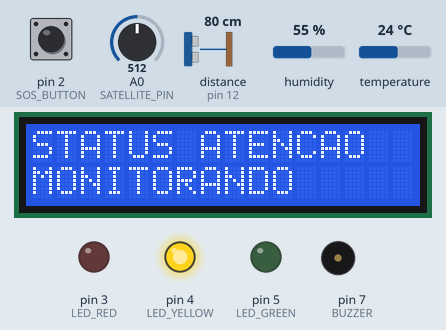
Recording of a sketch running on a simulated Arduino Uno, built with avr-gcc and run on an emulated ATmega328P. Shown: 16×2 character LCD, output pins drawn as LEDs (lit = HIGH), buzzer (waves = sounding). Wiring (from diagram.json): ultrasonic range finder: trigger pin 13; echo pin 12. Inputs (shaded band) come from the test bench; at power-on: pin 2 (SOS_BUTTON) HIGH, A0 (SATELLITE_PIN) = 512, distance to the obstacle (sensor on pin 12) 80 cm, humidity 55 %, temperature 24 °C. The echo pulse lasts 58.3 µs per cm; pins used as bus, display or sensor lines are not drawn; what the sketch prints to the serial monitor is not drawn.

Above: at 1.6 s.
1.7 s: pin 2 (SOS_BUTTON) pulled LOW for 1 s
At 2.6 s:
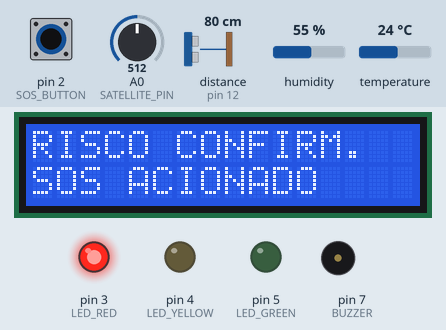
4.5 s: A0 (SATELLITE_PIN) set to 426
6.2 s: A0 (SATELLITE_PIN) set to 392
At 8.2 s:
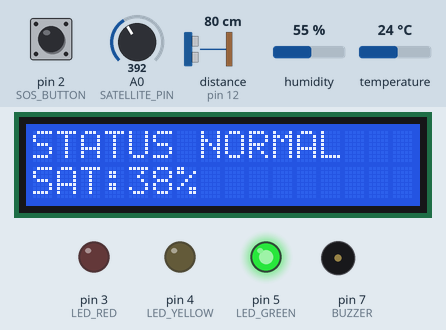
8.5 s: A0 (SATELLITE_PIN) set to 992
At 9.8 s:
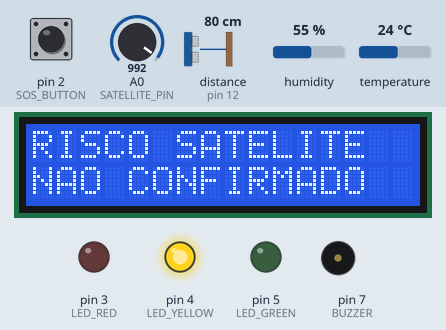
10.5 s: distance to the obstacle (sensor on pin 12) set to 18 cm
12.2 s: distance to the obstacle (sensor on pin 12) set to 13 cm
At 14.0 s:
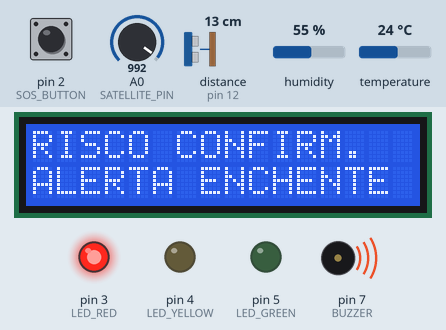
Timing chart, 0 to 16.7 s (numbered marks = the images above; inputs shaded):
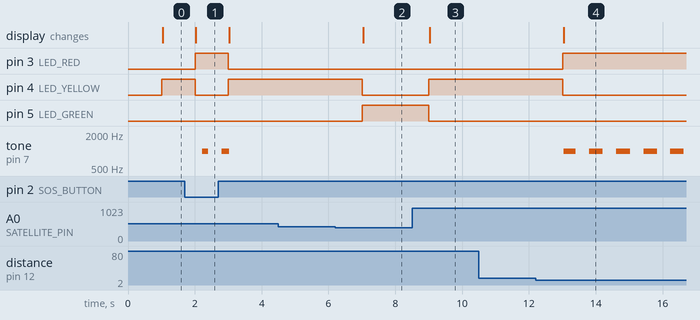

The sketch:

sketch.ino
```cpp
#include <Wire.h>
#include <LiquidCrystal_I2C.h>
#include <DHT.h>
#include <ArduinoJson.h>

// ClimaSat Alert
// Sistema de alerta climático

// Sensor DHT22
#define DHT_PIN 6
#define DHT_TYPE DHT22

// Sensor ultrassônico
#define TRIG_PIN 13
#define ECHO_PIN 12

// Botão de emergência
#define SOS_BUTTON 2

// LEDs
#define LED_GREEN 5
#define LED_YELLOW 4
#define LED_RED 3

// Buzzer no pino D7
#define BUZZER 7

// Potenciômetro simulando dado do satélite
#define SATELLITE_PIN A0

LiquidCrystal_I2C lcd(0x27, 16, 2);
DHT dht(DHT_PIN, DHT_TYPE);

// Leituras dos sensores
float temperatura = 0;
float umidade = 0;
float distanciaAgua = 0;

int dadoSatelite = 0;
int satelitePercentual = 0;

// Estados do sistema
bool alertaSatelite = false;
bool atencaoSatelite = false;
bool riscoEnchente = false;
bool riscoClimatico = false;
bool sosAtivado = false;

String statusSistema = "NORMAL";
String tipoAlerta = "SEM RISCO";

// Controle de tempo com millis()
unsigned long tempoAtual = 0;
unsigned long ultimoSensor = 0;
unsigned long ultimoLCD = 0;
unsigned long ultimoJSON = 0;
unsigned long ultimoBuzzer = 0;

const unsigned long intervaloSensor = 1000;
const unsigned long intervaloLCD = 1000;
const unsigned long intervaloJSON = 2000;
const unsigned long intervaloBuzzer = 400;

bool buzzerLigado = false;

void setup() {
  Serial.begin(9600);

  dht.begin();

  lcd.init();
  lcd.backlight();

  pinMode(TRIG_PIN, OUTPUT);
  pinMode(ECHO_PIN, INPUT);

  pinMode(SOS_BUTTON, INPUT_PULLUP);

  pinMode(LED_GREEN, OUTPUT);
  pinMode(LED_YELLOW, OUTPUT);
  pinMode(LED_RED, OUTPUT);

  pinMode(BUZZER, OUTPUT);

  telaInicial();
}

void loop() {
  tempoAtual = millis();

  // O botão SOS é lido sempre, sem travar o sistema
  sosAtivado = digitalRead(SOS_BUTTON) == LOW;

  if (tempoAtual - ultimoSensor >= intervaloSensor) {
    ultimoSensor = tempoAtual;

    lerSensores();
    analisarDados();
    atualizarAlertas();
    controlarLEDs();
  }

  if (tempoAtual - ultimoLCD >= intervaloLCD) {
    ultimoLCD = tempoAtual;
    mostrarLCD();
  }

  if (tempoAtual - ultimoJSON >= intervaloJSON) {
    ultimoJSON = tempoAtual;
    enviarJSON();
  }

  controlarBuzzer();
}

// ===============================
// Tela inicial
// ===============================
void telaInicial() {
  lcd.clear();
  lcd.setCursor(0, 0);
  lcd.print("ClimaSat Alert");
  lcd.setCursor(0, 1);
  lcd.print("Sistema IoT");
}

// ===============================
// Leitura dos sensores
// ===============================
void lerSensores() {
  temperatura = dht.readTemperature();
  umidade = dht.readHumidity();

  if (isnan(temperatura) || isnan(umidade)) {
    temperatura = 0;
    umidade = 0;
  }

  distanciaAgua = medirDistancia();

  dadoSatelite = analogRead(SATELLITE_PIN);

  // Converte a leitura do potenciômetro de 0-1023 para 0-100%
  satelitePercentual = map(dadoSatelite, 0, 1023, 0, 100);
}

// ===============================
// Medição do HC-SR04
// ===============================
float medirDistancia() {
  digitalWrite(TRIG_PIN, LOW);
  delayMicroseconds(2);

  digitalWrite(TRIG_PIN, HIGH);
  delayMicroseconds(10);
  digitalWrite(TRIG_PIN, LOW);

  long duracao = pulseIn(ECHO_PIN, HIGH, 30000);

  float distancia = duracao * 0.034 / 2;

  if (distancia <= 0) {
    distancia = 999;
  }

  return distancia;
}

// ===============================
// Análise dos dados
// ===============================
void analisarDados() {
  alertaSatelite = false;
  atencaoSatelite = false;
  riscoEnchente = false;
  riscoClimatico = false;

  // Satélite simulado em porcentagem:
  // 0% a 39% = normal
  // 40% a 69% = atenção
  // 70% a 100% = risco detectado
  if (satelitePercentual >= 70) {
    alertaSatelite = true;
  } else if (satelitePercentual >= 40) {
    atencaoSatelite = true;
  }

  // Quanto menor a distância, maior o nível da água
  if (distanciaAgua < 15) {
    riscoEnchente = true;
  }

  // Temperatura alta + umidade baixa = risco climático
  if (temperatura >= 38 && umidade <= 35) {
    riscoClimatico = true;
  }
}

// ===============================
// Atualização do status
// ===============================
void atualizarAlertas() {
  statusSistema = "NORMAL";
  tipoAlerta = "SEM RISCO";

  if (sosAtivado) {
    statusSistema = "CRITICO";
    tipoAlerta = "SOS MANUAL";
  }

  else if (alertaSatelite && riscoEnchente) {
    statusSistema = "CRITICO";
    tipoAlerta = "ENCHENTE";
  }

  else if (alertaSatelite && riscoClimatico) {
    statusSistema = "CRITICO";
    tipoAlerta = "CLIMA EXTREMO";
  }

  else if (alertaSatelite && !riscoEnchente && !riscoClimatico) {
    statusSistema = "ATENCAO";
    tipoAlerta = "SAT NAO CONF.";
  }

  else if (
    atencaoSatelite ||
    distanciaAgua < 25 ||
    temperatura >= 32 ||
    umidade <= 45
  ) {
    statusSistema = "ATENCAO";
    tipoAlerta = "MONITORANDO";
  }

  else {
    statusSistema = "NORMAL";
    tipoAlerta = "SEM RISCO";
  }
}

// ===============================
// Controle dos LEDs
// ===============================
void controlarLEDs() {
  digitalWrite(LED_GREEN, LOW);
  digitalWrite(LED_YELLOW, LOW);
  digitalWrite(LED_RED, LOW);

  if (statusSistema == "NORMAL") {
    digitalWrite(LED_GREEN, HIGH);
  }

  else if (statusSistema == "ATENCAO") {
    digitalWrite(LED_YELLOW, HIGH);
  }

  else if (statusSistema == "CRITICO") {
    digitalWrite(LED_RED, HIGH);
  }
}

// ===============================
// Controle do buzzer sem delay()
// ===============================
void controlarBuzzer() {
  if (statusSistema == "CRITICO") {
    if (tempoAtual - ultimoBuzzer >= intervaloBuzzer) {
      ultimoBuzzer = tempoAtual;

      buzzerLigado = !buzzerLigado;

      if (buzzerLigado) {
        tone(BUZZER, 1000);
      } else {
        noTone(BUZZER);
      }
    }
  } else {
    noTone(BUZZER);
    buzzerLigado = false;
  }
}

// ===============================
// LCD
// ===============================
void mostrarLCD() {
  lcd.clear();

  if (statusSistema == "NORMAL") {
    lcd.setCursor(0, 0);
    lcd.print("STATUS NORMAL");

    lcd.setCursor(0, 1);
    lcd.print("SAT:");
    lcd.print(satelitePercentual);
    lcd.print("%");
  }

  else if (statusSistema == "ATENCAO") {
    if (tipoAlerta == "SAT NAO CONF.") {
      lcd.setCursor(0, 0);
      lcd.print("RISCO SATELITE");

      lcd.setCursor(0, 1);
      lcd.print("NAO CONFIRMADO");
    } else {
      lcd.setCursor(0, 0);
      lcd.print("STATUS ATENCAO");

      lcd.setCursor(0, 1);
      lcd.print("MONITORANDO");
    }
  }

  else if (statusSistema == "CRITICO") {
    lcd.setCursor(0, 0);
    lcd.print("RISCO CONFIRM.");

    lcd.setCursor(0, 1);

    if (tipoAlerta == "ENCHENTE") {
      lcd.print("ALERTA ENCHENTE");
    }

    else if (tipoAlerta == "CLIMA EXTREMO") {
      lcd.print("ALERTA CLIMA");
    }

    else if (tipoAlerta == "SOS MANUAL") {
      lcd.print("SOS ACIONADO");
    }
  }
}

// ===============================
// Envio em JSON com ArduinoJson
// ===============================
void enviarJSON() {
  StaticJsonDocument<256> doc;

  doc["projeto"] = "ClimaSat Alert";
  doc["temperatura"] = temperatura;
  doc["umidade"] = umidade;
  doc["distanciaAgua"] = distanciaAgua;
  doc["satelitePercentual"] = satelitePercentual;
  doc["status"] = statusSistema;
  doc["alerta"] = tipoAlerta;
  doc["sos"] = sosAtivado;

  serializeJsonPretty(doc, Serial);
  Serial.println();
  Serial.println("------------------------------");
}
```

Measured:
- the behaviour switches between 410 and 409 on A0 (SATELLITE_PIN) (found by bisection; images 1 and 2)
- the behaviour switches between 16 and 15 cm on distance to the obstacle (sensor on pin 12) (found by bisection; images 3 and 4)
- after the input at 1.7 s, pin 3 (LED_RED): LOW → HIGH after 0.31 s, → LOW 1.0 s later; pin 4 (LED_YELLOW): HIGH → LOW after 0.31 s, → HIGH 1.0 s later; tone on pin 7 (BUZZER): alternates 1000 Hz for 0.21 s and silent for 0.40 s, 4 changes in all, then stays silent, starting after 0.52 s; the display: changes after 0.33 s (image 1)
- after the input at 6.2 s, pin 4 (LED_YELLOW): HIGH → LOW after 0.81 s; pin 5 (LED_GREEN): LOW → HIGH after 0.81 s; the display: changes after 0.83 s (image 2)
- after the input at 8.5 s, pin 4 (LED_YELLOW): LOW → HIGH after 0.51 s; pin 5 (LED_GREEN): HIGH → LOW after 0.51 s; the display: changes after 0.54 s (image 3)
- after the input at 12.2 s, pin 3 (LED_RED): LOW → HIGH after 0.81 s; pin 4 (LED_YELLOW): HIGH → LOW after 0.81 s; tone on pin 7 (BUZZER): alternates 1000 Hz for 0.40 s and silent for 0.40 s, starting after 0.84 s; the display: changes after 0.84 s (image 4)
